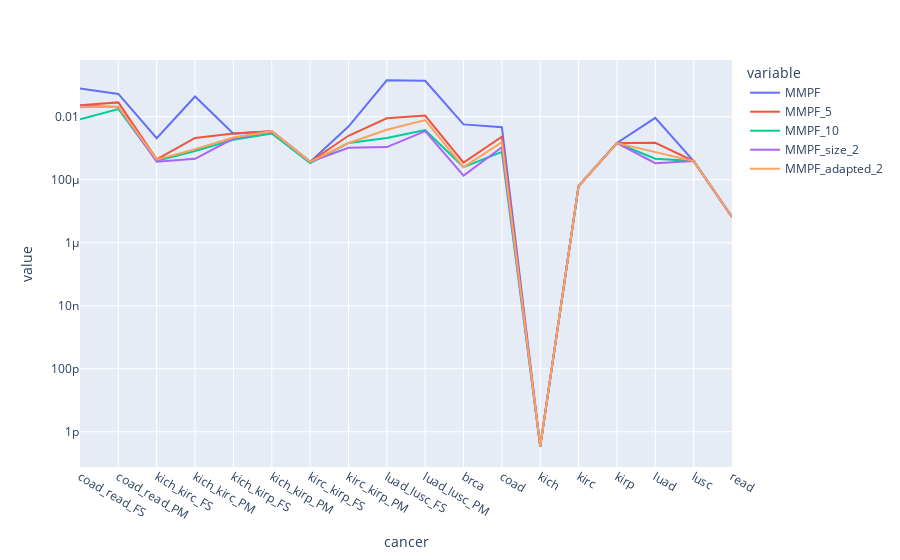

Here is the notebook cell this chart was saved with:
### Code cell
fig = px.line(var_df, x = 'cancer', y = metrics_to_test, log_y=True)
fig.show()

### Figure 1 — Plotly figure (JSON) as saved in the notebook; plotly's stock layout.template omitted (floating-point values rounded to 4 significant figures)
{"data": [{"hovertemplate": "variable=MMPF<br>cancer=%{x}<br>value=%{y}<extra></extra>", "legendgroup": "MMPF", "line": {"color": "#636efa", "dash": "solid"}, "marker": {"symbol": "circle"}, "mode": "lines", "name": "MMPF", "orientation": "v", "showlegend": true, "type": "scatter", "x": ["coad_read_FS", "coad_read_PM", "kich_kirc_FS", "kich_kirc_PM", "kich_kirp_FS", "kich_kirp_PM", "kirc_kirp_FS", "kirc_kirp_PM", "luad_lusc_FS", "luad_lusc_PM", "brca", "coad", "kich", "kirc", "kirp", "luad", "lusc", "read"], "xaxis": "x", "y": [0.07914, 0.05317, 0.002085, 0.04408, 0.002917, 0.003485, 0.0003697, 0.004886, 0.1432, 0.1385, 0.005731, 0.004657, 3.366e-13, 6.355e-05, 0.001465, 0.009191, 0.0003921, 6.55e-06], "yaxis": "y"}, {"hovertemplate": "variable=MMPF_5<br>cancer=%{x}<br>value=%{y}<extra></extra>", "legendgroup": "MMPF_5", "line": {"color": "#EF553B", "dash": "solid"}, "marker": {"symbol": "circle"}, "mode": "lines", "name": "MMPF_5", "orientation": "v", "showlegend": true, "type": "scatter", "x": ["coad_read_FS", "coad_read_PM", "kich_kirc_FS", "kich_kirc_PM", "kich_kirp_FS", "kich_kirp_PM", "kirc_kirp_FS", "kirc_kirp_PM", "luad_lusc_FS", "luad_lusc_PM", "brca", "coad", "kich", "kirc", "kirp", "luad", "lusc", "read"], "xaxis": "x", "y": [0.02323, 0.02862, 0.0004448, 0.002126, 0.002917, 0.003485, 0.0003697, 0.002494, 0.00894, 0.01092, 0.0003512, 0.002323, 3.366e-13, 6.355e-05, 0.001465, 0.001496, 0.0003921, 6.55e-06], "yaxis": "y"}, {"hovertemplate": "variable=MMPF_10<br>cancer=%{x}<br>value=%{y}<extra></extra>", "legendgroup": "MMPF_10", "line": {"color": "#00cc96", "dash": "solid"}, "marker": {"symbol": "circle"}, "mode": "lines", "name": "MMPF_10", "orientation": "v", "showlegend": true, "type": "scatter", "x": ["coad_read_FS", "coad_read_PM", "kich_kirc_FS", "kich_kirc_PM", "kich_kirp_FS", "kich_kirp_PM", "kirc_kirp_FS", "kirc_kirp_PM", "luad_lusc_FS", "luad_lusc_PM", "brca", "coad", "kich", "kirc", "kirp", "luad", "lusc", "read"], "xaxis": "x", "y": [0.008375, 0.01761, 0.0003962, 0.000818, 0.001867, 0.002946, 0.0003398, 0.001466, 0.00213, 0.003762, 0.000253, 0.000767, 3.417e-13, 6.355e-05, 0.001465, 0.0004664, 0.0003921, 6.614e-06], "yaxis": "y"}, {"hovertemplate": "variable=MMPF_size_2<br>cancer=%{x}<br>value=%{y}<extra></extra>", "legendgroup": "MMPF_size_2", "line": {"color": "#ab63fa", "dash": "solid"}, "marker": {"symbol": "circle"}, "mode": "lines", "name": "MMPF_size_2", "orientation": "v", "showlegend": true, "type": "scatter", "x": ["coad_read_FS", "coad_read_PM", "kich_kirc_FS", "kich_kirc_PM", "kich_kirp_FS", "kich_kirp_PM", "kirc_kirp_FS", "kirc_kirp_PM", "luad_lusc_FS", "luad_lusc_PM", "brca", "coad", "kich", "kirc", "kirp", "luad", "lusc", "read"], "xaxis": "x", "y": [0.02241, 0.02053, 0.0003731, 0.0004603, 0.002031, 0.003485, 0.0003697, 0.001038, 0.001092, 0.003498, 0.0001356, 0.001072, 3.493e-13, 6.355e-05, 0.001465, 0.0003343, 0.0003921, 6.6e-06], "yaxis": "y"}, {"hovertemplate": "variable=MMPF_adapted_2<br>cancer=%{x}<br>value=%{y}<extra></extra>", "legendgroup": "MMPF_adapted_2", "line": {"color": "#FFA15A", "dash": "solid"}, "marker": {"symbol": "circle"}, "mode": "lines", "name": "MMPF_adapted_2", "orientation": "v", "showlegend": true, "type": "scatter", "x": ["coad_read_FS", "coad_read_PM", "kich_kirc_FS", "kich_kirc_PM", "kich_kirp_FS", "kich_kirp_PM", "kirc_kirp_FS", "kirc_kirp_PM", "luad_lusc_FS", "luad_lusc_PM", "brca", "coad", "kich", "kirc", "kirp", "luad", "lusc", "read"], "xaxis": "x", "y": [0.02004, 0.02087, 0.0004331, 0.0009311, 0.00218, 0.003485, 0.0003697, 0.001466, 0.003851, 0.007866, 0.000253, 0.001552, 3.405e-13, 6.355e-05, 0.001465, 0.000752, 0.0003921, 6.587e-06], "yaxis": "y"}], "layout": {"legend": {"title": {"text": "variable"}, "tracegroupgap": 0}, "margin": {"t": 60}, "xaxis": {"anchor": "y", "domain": [0, 1], "title": {"text": "cancer"}}, "yaxis": {"anchor": "x", "domain": [0, 1], "title": {"text": "value"}, "type": "log"}}}
